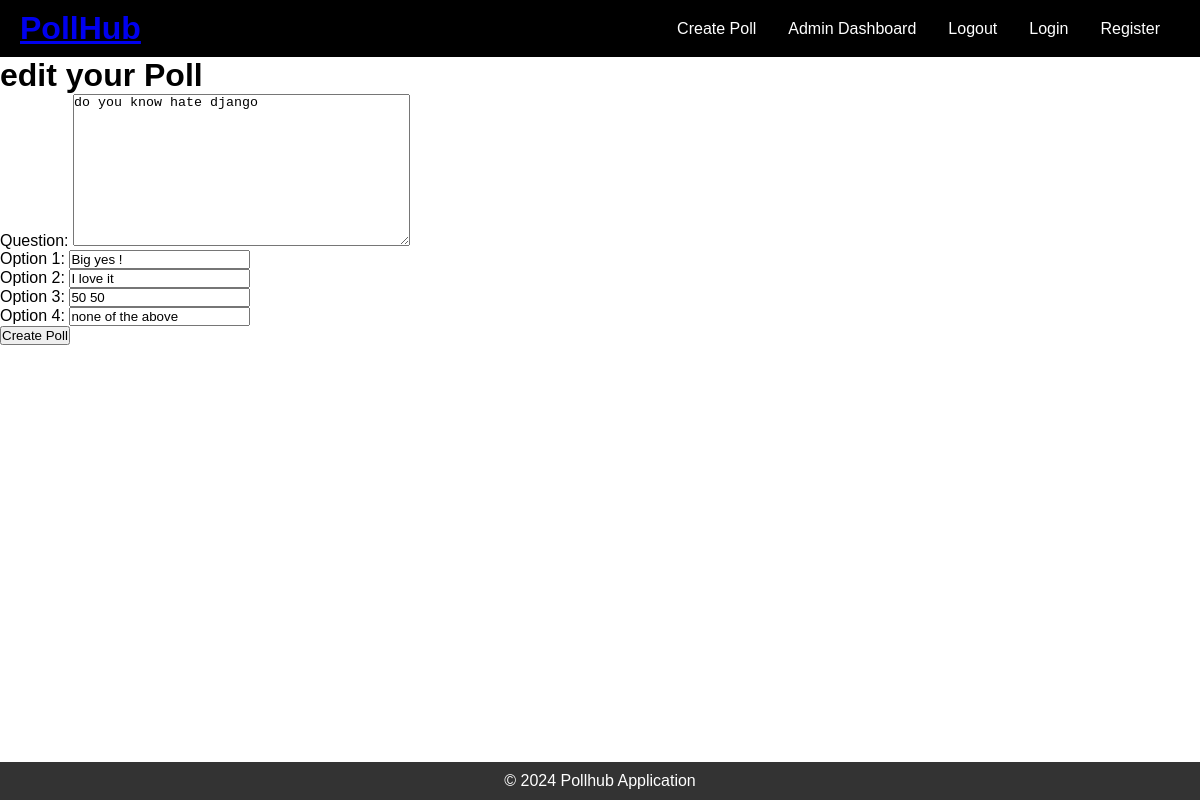
Page /edit_poll/5 on the committed database.
### poll/models.py (models this page shows, shortened)
class Poll(models.Model):
    creater = models.ForeignKey(User, on_delete=models.CASCADE)
    question = models.TextField(max_length=500)
    option_1 = models.CharField(max_length=100)
    option_2 = models.CharField(max_length=100)
    option_3 = models.CharField(max_length=100, null=True, blank=True)
    option_4 = models.CharField(max_length=100, null=True, blank=True)
    vote_count_opt1 = models.IntegerField(default=0)
    vote_count_opt2 = models.IntegerField(default=0)
    vote_count_opt3 = models.IntegerField(default=0)
    vote_count_opt4 = models.IntegerField(default=0)
    total_vote_count = models.IntegerField(default=0)
    created_at = models.DateField(auto_now_add=True)

### poll/views.py (the view)
# urls.py: path('edit_poll/<int:poll_id>',views.edit_poll,name="edit_poll"),
def edit_poll(request,poll_id):
   poll=get_object_or_404(Poll,pk=poll_id)
   if request.method=="POST":
         poll_form=PollForm(request.POST,instance=poll)
         if poll_form.is_valid():
               poll = poll_form.save(commit=False)
               poll.user = request.user
               poll.save()
               return redirect("/")
   else:
         poll_form = PollForm(instance=poll)
         return render(request, 'edit_poll.html', {'form': poll_form})

### poll/forms.py
class PollForm(forms.ModelForm):
    class Meta:
        model = Poll
        fields = ['question','option_1','option_2','option_3','option_4']

### poll/templates/edit_poll.html (shortened to what this page needs)
{% extends 'layout.html' %}
{% block content %}
<h1>edit your Poll</h1>
<form method="post">
    {{ form.as_p }}
    <button type="submit">Create Poll</button>
</form>
{% endblock %}

### static/css/index.css (style rules this page uses)
* { margin: 0; padding: 0; box-sizing: border-box; }
body { font-family: Arial, sans-serif; margin: 0; display: flex; flex-direction: column; min-height: 100vh; padding: 0; }

### rows in the picture
Poll: question "do you know hate django", option_1 "Big yes !", option_2 "I love it", option_3 "50 50", option_4 "none of the above"
